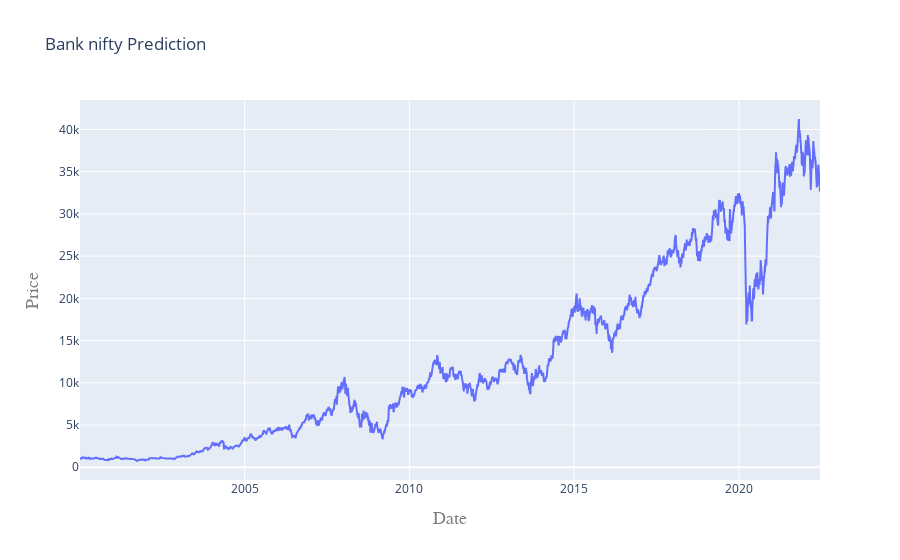

Notebook cell for this chart:
### Code cell
#Plotting offline
iplot(plot)

### Figure 1 — Plotly figure (JSON) as saved in the notebook; plotly's stock layout.template omitted (floating-point values rounded to 4 significant figures; data arrays with more than 128 entries replaced by an {"elided": "..."} marker saying what was removed)
{"data": [{"type": "scatter", "x": {"elided": "5569 str values"}, "y": {"elided": "5569 float values"}}], "layout": {"title": {"text": "Bank nifty Prediction"}, "xaxis": {"title": {"font": {"color": "#7f7f7f", "family": "Courier New, monosphere", "size": 18}, "text": "Date"}}, "yaxis": {"title": {"font": {"color": "#7f7f7f", "family": "Courier New, monosphere", "size": 18}, "text": "Price"}}}}
